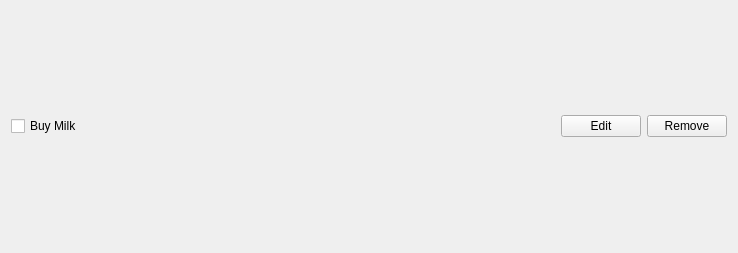
<?xml version="1.0" encoding="UTF-8"?>
<ui version="4.0">
 <class>centralwidget</class>
 <widget class="QWidget" name="centralwidget">
  <property name="geometry">
   <rect>
    <x>0</x>
    <y>0</y>
    <width>738</width>
    <height>253</height>
   </rect>
  </property>
  <property name="windowTitle">
   <string>Form</string>
  </property>
  <layout class="QVBoxLayout" name="verticalLayout">
   <item>
    <layout class="QHBoxLayout" name="horizontalLayout">
     <item>
      <widget class="QCheckBox" name="checkbox">
       <property name="text">
        <string>Buy Milk</string>
       </property>
      </widget>
     </item>
     <item>
      <spacer name="horizontalSpacer">
       <property name="orientation">
        <enum>Qt::Horizontal</enum>
       </property>
       <property name="sizeHint" stdset="0">
        <size>
         <width>40</width>
         <height>20</height>
        </size>
       </property>
      </spacer>
     </item>
     <item>
      <widget class="QPushButton" name="editButton">
       <property name="text">
        <string>Edit</string>
       </property>
      </widget>
     </item>
     <item>
      <widget class="QPushButton" name="removeButton">
       <property name="text">
        <string>Remove</string>
       </property>
      </widget>
     </item>
    </layout>
   </item>
  </layout>
 </widget>
 <resources/>
 <connections/>
</ui>
